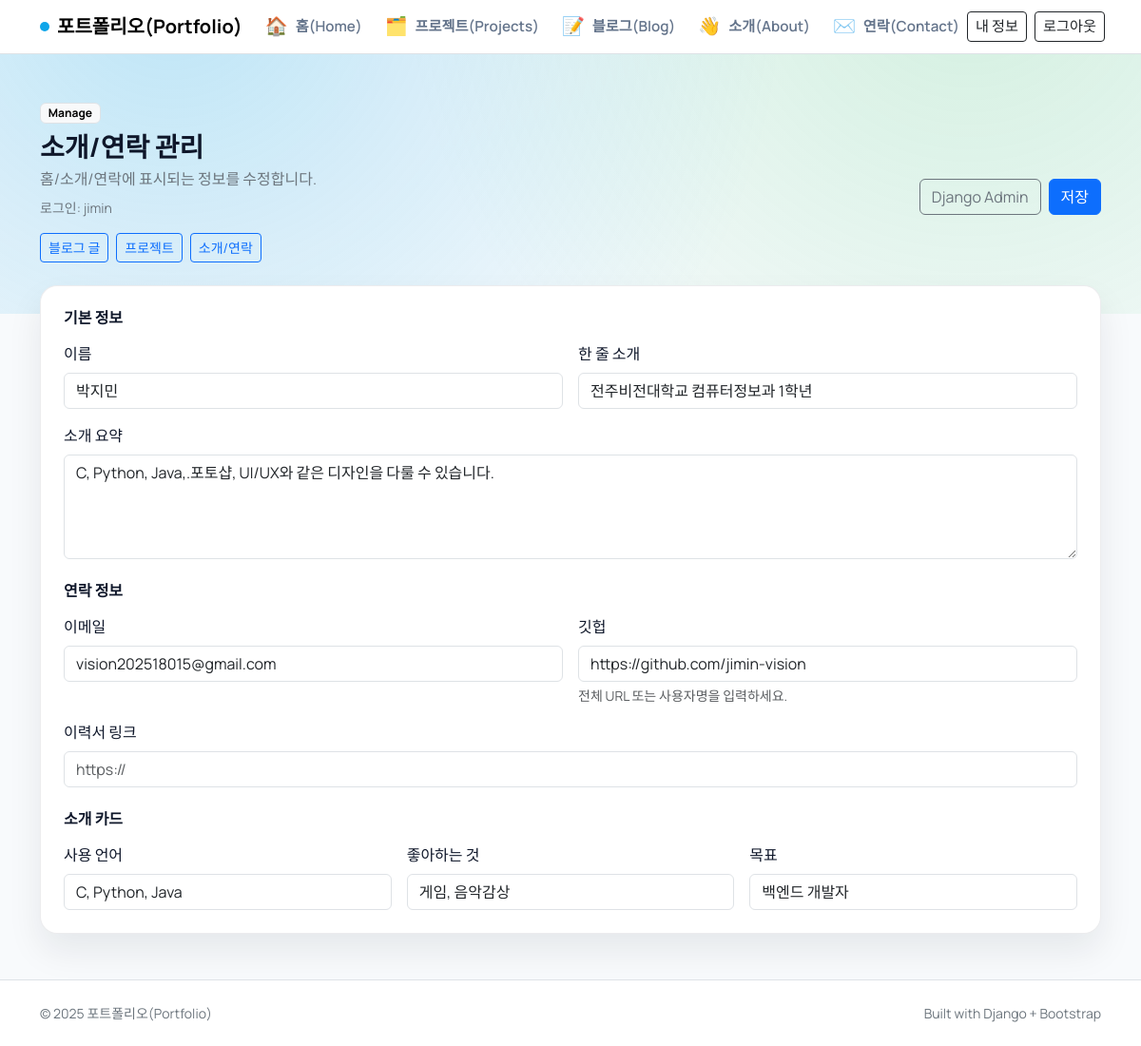
The page /manage/profile/ (signed in) on the database as committed earlier.
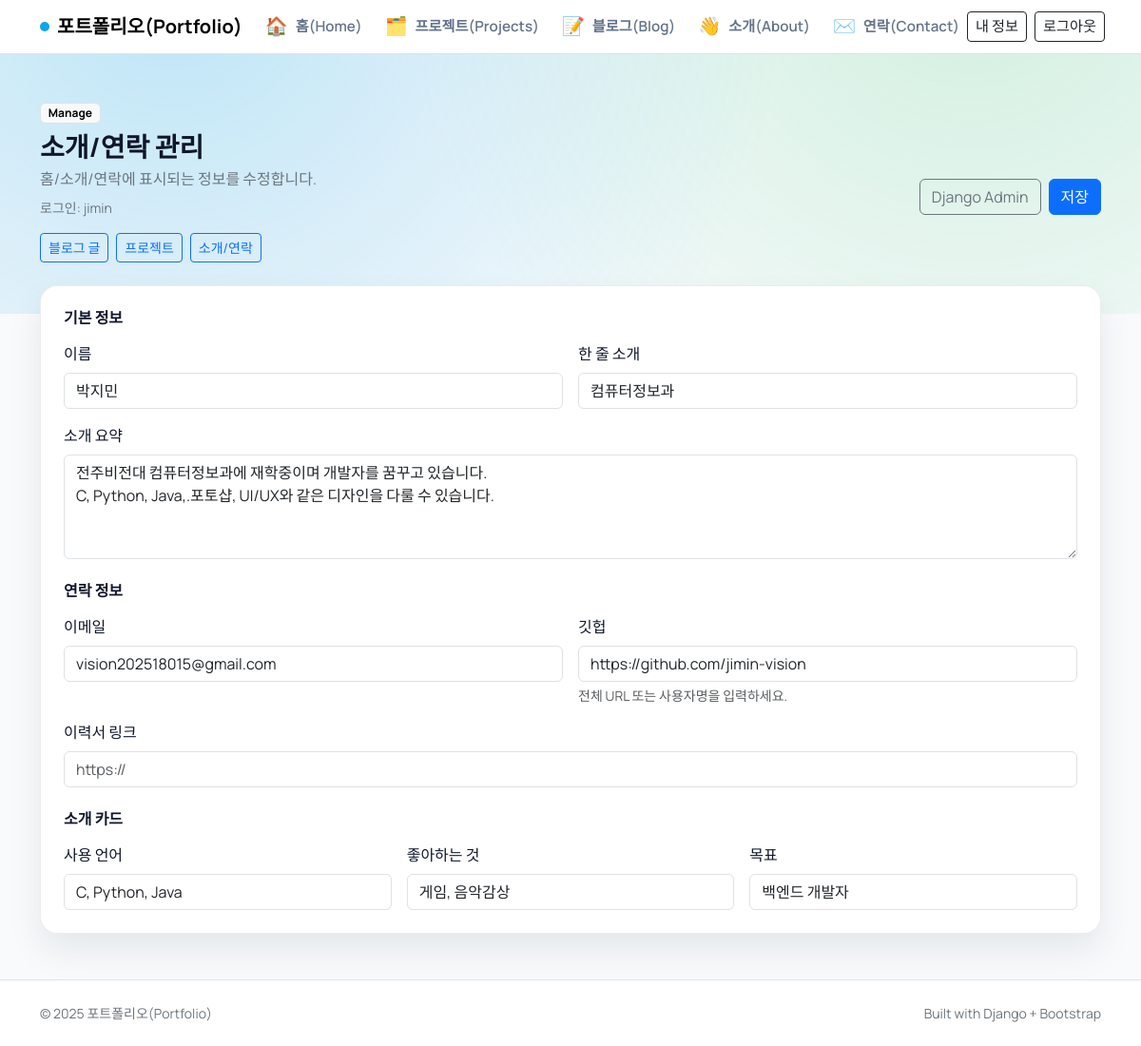
The same page on the database as committed later.
### pages/models.py (models this page shows, shortened)
class Profile(models.Model):
    user = models.OneToOneField(
        settings.AUTH_USER_MODEL,
        on_delete=models.CASCADE,
        related_name="profile",
    )
    name = models.CharField(max_length=100, blank=True)
    headline = models.CharField(max_length=200, blank=True)
    summary = models.TextField(blank=True)
    email = models.EmailField(blank=True)
    github = models.CharField(max_length=200, blank=True)
    resume = models.URLField(blank=True)
    focus_language = models.CharField(max_length=200, blank=True)
    focus_interest = models.CharField(max_length=200, blank=True)
    focus_goal = models.CharField(max_length=200, blank=True)
    updated_at = models.DateTimeField(auto_now=True)

### pages/manage_views.py (the view)
@login_required
def manage_profile_edit(request):
    profile, _ = Profile.objects.get_or_create(
        user=request.user,
        defaults={"name": request.user.get_full_name() or request.user.username},
    )
    if request.method == "POST":
        form = ProfileForm(request.POST, instance=profile)
        if form.is_valid():
            form.save()
            messages.success(request, "소개/연락 정보가 저장되었습니다.")
            return redirect("manage_profile_edit")
    else:
        form = ProfileForm(instance=profile)
    return render(request, "pages/manage/profile_form.html", {"form": form})

### pages/templates/pages/manage/profile_form.html (shortened to what this page needs)
{% extends "blog/manage/base.html" %}
{% block manage_title %}소개/연락 관리{% endblock %}
{% block manage_description %}홈/소개/연락에 표시되는 정보를 수정합니다.{% endblock %}
{% block manage_actions %}
  <a class="btn btn-outline-secondary" href="/admin/">Django Admin</a>
  <button class="btn btn-primary" type="submit" form="profile-form">저장</button>
{% endblock %}
{% block manage_content %}
<form id="profile-form" class="surface p-4" method="post">
  <div class="mb-4">
    <h2 class="h6 fw-bold mb-3">기본 정보</h2>
    <div class="row g-3">
      <div class="col-md-6">
        <label class="form-label" for="{{ form.name.id_for_label }}">{{ form.name.label }}</label>
        {{ form.name }}
      </div>
      <div class="col-md-6">
        <label class="form-label" for="{{ form.headline.id_for_label }}">{{ form.headline.label }}</label>
        {{ form.headline }}
      </div>
      <div class="col-12">
        <label class="form-label" for="{{ form.summary.id_for_label }}">{{ form.summary.label }}</label>
        {{ form.summary }}
      </div>
    </div>
  </div>
  <div class="mb-4">
    <h2 class="h6 fw-bold mb-3">연락 정보</h2>
    <div class="row g-3">
      <div class="col-md-6">
        <label class="form-label" for="{{ form.email.id_for_label }}">{{ form.email.label }}</label>
        {{ form.email }}
      </div>
      <div class="col-md-6">
        <label class="form-label" for="{{ form.github.id_for_label }}">{{ form.github.label }}</label>
        {{ form.github }}
        {% if form.github.help_text %}
          <div class="form-text">{{ form.github.help_text }}</div>
        {% endif %}
      </div>
      <div class="col-12">
        <label class="form-label" for="{{ form.resume.id_for_label }}">{{ form.resume.label }}</label>
        {{ form.resume }}
      </div>
    </div>
  </div>
  <div>
    <h2 class="h6 fw-bold mb-3">소개 카드</h2>
    <div class="row g-3">
      <div class="col-md-4">
        <label class="form-label" for="{{ form.focus_language.id_for_label }}">{{ form.focus_language.label }}</label>
        {{ form.focus_language }}
      </div>
      <div class="col-md-4">
        <label class="form-label" for="{{ form.focus_interest.id_for_label }}">{{ form.focus_interest.label }}</label>
        {{ form.focus_interest }}
      </div>
      <div class="col-md-4">
        <label class="form-label" for="{{ form.focus_goal.id_for_label }}">{{ form.focus_goal.label }}</label>
        {{ form.focus_goal }}
      </div>
    </div>
  </div>
</form>
{% endblock %}

Rows that differ between the two databases and show on the page:
changed Profile "박지민": headline "전주비전대학교 컴퓨터정보과 1학년" → "컴퓨터정보과"; summary "C, Python, Java,.포토샵, UI/UX와 같은 디자인을 다룰 수 있습니다." → "전주비전대 컴퓨터정보과에 재학중이며 개발자를 꿈꾸고 있습니다. C, Python, Java,.포토샵, UI/UX와 같은 디자인을 다룰 수 있습니다."
